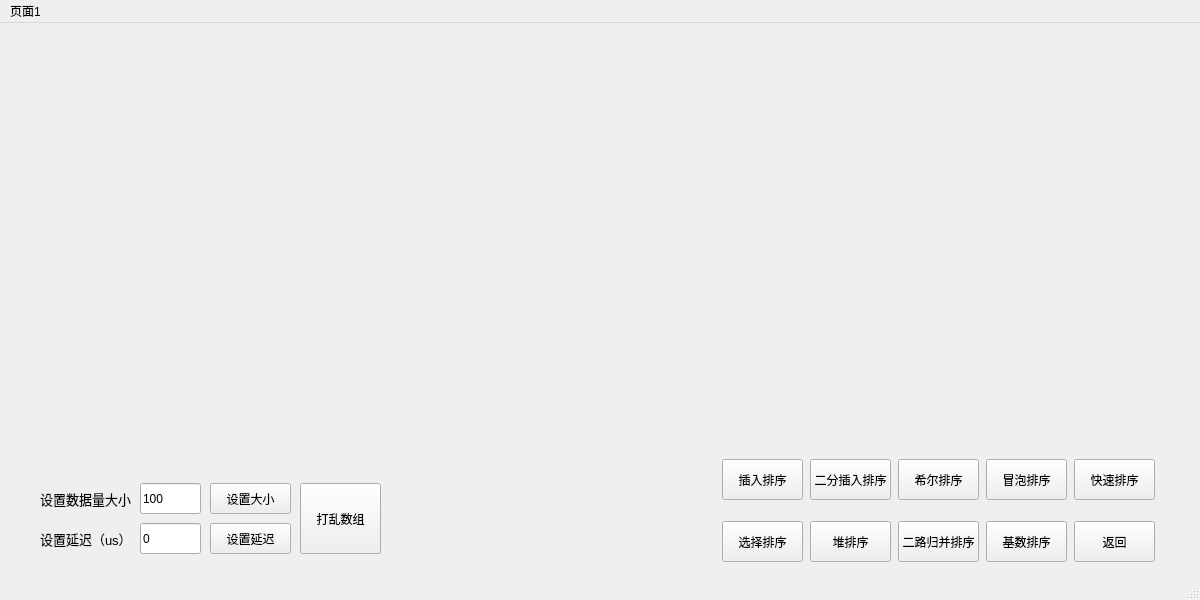
<?xml version="1.0" encoding="UTF-8"?>
<ui version="4.0">
 <class>Page1</class>
 <widget class="QMainWindow" name="Page1">
  <property name="geometry">
   <rect>
    <x>0</x>
    <y>0</y>
    <width>1200</width>
    <height>600</height>
   </rect>
  </property>
  <property name="windowTitle">
   <string>MainWindow</string>
  </property>
  <widget class="QWidget" name="centralwidget">
   <widget class="QLabel" name="label">
    <property name="geometry">
     <rect>
      <x>40</x>
      <y>460</y>
      <width>101</width>
      <height>31</height>
     </rect>
    </property>
    <property name="minimumSize">
     <size>
      <width>101</width>
      <height>0</height>
     </size>
    </property>
    <property name="font">
     <font>
      <pointsize>10</pointsize>
     </font>
    </property>
    <property name="text">
     <string>设置数据量大小</string>
    </property>
    <property name="textFormat">
     <enum>Qt::PlainText</enum>
    </property>
   </widget>
   <widget class="QLabel" name="label_2">
    <property name="geometry">
     <rect>
      <x>40</x>
      <y>500</y>
      <width>91</width>
      <height>31</height>
     </rect>
    </property>
    <property name="font">
     <font>
      <pointsize>10</pointsize>
     </font>
    </property>
    <property name="text">
     <string>设置延迟（us）</string>
    </property>
   </widget>
   <widget class="QLineEdit" name="SizeEdit">
    <property name="geometry">
     <rect>
      <x>140</x>
      <y>460</y>
      <width>61</width>
      <height>31</height>
     </rect>
    </property>
    <property name="text">
     <string>100</string>
    </property>
   </widget>
   <widget class="QPushButton" name="SetSizeButton">
    <property name="geometry">
     <rect>
      <x>210</x>
      <y>460</y>
      <width>81</width>
      <height>31</height>
     </rect>
    </property>
    <property name="text">
     <string>设置大小</string>
    </property>
   </widget>
   <widget class="QPushButton" name="SetDelayButton">
    <property name="geometry">
     <rect>
      <x>210</x>
      <y>500</y>
      <width>81</width>
      <height>31</height>
     </rect>
    </property>
    <property name="text">
     <string>设置延迟</string>
    </property>
   </widget>
   <widget class="QPushButton" name="ButtonShuffle">
    <property name="geometry">
     <rect>
      <x>300</x>
      <y>460</y>
      <width>81</width>
      <height>71</height>
     </rect>
    </property>
    <property name="text">
     <string>打乱数组</string>
    </property>
   </widget>
   <widget class="QLineEdit" name="DelayEdit">
    <property name="geometry">
     <rect>
      <x>140</x>
      <y>500</y>
      <width>61</width>
      <height>31</height>
     </rect>
    </property>
    <property name="text">
     <string>0</string>
    </property>
   </widget>
   <widget class="QPushButton" name="Button4_Bubble">
    <property name="geometry">
     <rect>
      <x>986</x>
      <y>436</y>
      <width>81</width>
      <height>41</height>
     </rect>
    </property>
    <property name="minimumSize">
     <size>
      <width>81</width>
      <height>41</height>
     </size>
    </property>
    <property name="maximumSize">
     <size>
      <width>81</width>
      <height>41</height>
     </size>
    </property>
    <property name="font">
     <font>
      <pointsize>9</pointsize>
     </font>
    </property>
    <property name="text">
     <string>冒泡排序</string>
    </property>
   </widget>
   <widget class="QPushButton" name="Button2_Binary">
    <property name="geometry">
     <rect>
      <x>810</x>
      <y>436</y>
      <width>81</width>
      <height>41</height>
     </rect>
    </property>
    <property name="minimumSize">
     <size>
      <width>81</width>
      <height>41</height>
     </size>
    </property>
    <property name="maximumSize">
     <size>
      <width>81</width>
      <height>41</height>
     </size>
    </property>
    <property name="font">
     <font>
      <pointsize>9</pointsize>
     </font>
    </property>
    <property name="text">
     <string>二分插入排序</string>
    </property>
   </widget>
   <widget class="QPushButton" name="Button8_Merge">
    <property name="geometry">
     <rect>
      <x>898</x>
      <y>498</y>
      <width>81</width>
      <height>41</height>
     </rect>
    </property>
    <property name="minimumSize">
     <size>
      <width>81</width>
      <height>41</height>
     </size>
    </property>
    <property name="maximumSize">
     <size>
      <width>81</width>
      <height>41</height>
     </size>
    </property>
    <property name="font">
     <font>
      <pointsize>9</pointsize>
     </font>
    </property>
    <property name="text">
     <string>二路归并排序</string>
    </property>
   </widget>
   <widget class="QPushButton" name="Button7_Heap">
    <property name="geometry">
     <rect>
      <x>810</x>
      <y>498</y>
      <width>81</width>
      <height>41</height>
     </rect>
    </property>
    <property name="minimumSize">
     <size>
      <width>81</width>
      <height>41</height>
     </size>
    </property>
    <property name="maximumSize">
     <size>
      <width>81</width>
      <height>41</height>
     </size>
    </property>
    <property name="font">
     <font>
      <pointsize>9</pointsize>
     </font>
    </property>
    <property name="text">
     <string>堆排序</string>
    </property>
   </widget>
   <widget class="QPushButton" name="Button5_Quick">
    <property name="geometry">
     <rect>
      <x>1074</x>
      <y>436</y>
      <width>81</width>
      <height>41</height>
     </rect>
    </property>
    <property name="minimumSize">
     <size>
      <width>81</width>
      <height>41</height>
     </size>
    </property>
    <property name="maximumSize">
     <size>
      <width>81</width>
      <height>41</height>
     </size>
    </property>
    <property name="font">
     <font>
      <pointsize>9</pointsize>
     </font>
    </property>
    <property name="text">
     <string>快速排序</string>
    </property>
   </widget>
   <widget class="QPushButton" name="Button6_Selection">
    <property name="geometry">
     <rect>
      <x>722</x>
      <y>498</y>
      <width>81</width>
      <height>41</height>
     </rect>
    </property>
    <property name="minimumSize">
     <size>
      <width>81</width>
      <height>41</height>
     </size>
    </property>
    <property name="maximumSize">
     <size>
      <width>81</width>
      <height>41</height>
     </size>
    </property>
    <property name="font">
     <font>
      <pointsize>9</pointsize>
     </font>
    </property>
    <property name="text">
     <string>选择排序</string>
    </property>
   </widget>
   <widget class="QPushButton" name="Button9_Radix">
    <property name="geometry">
     <rect>
      <x>986</x>
      <y>498</y>
      <width>81</width>
      <height>41</height>
     </rect>
    </property>
    <property name="minimumSize">
     <size>
      <width>81</width>
      <height>41</height>
     </size>
    </property>
    <property name="maximumSize">
     <size>
      <width>81</width>
      <height>41</height>
     </size>
    </property>
    <property name="font">
     <font>
      <pointsize>9</pointsize>
     </font>
    </property>
    <property name="text">
     <string>基数排序</string>
    </property>
   </widget>
   <widget class="QPushButton" name="Button3_Shell">
    <property name="geometry">
     <rect>
      <x>898</x>
      <y>436</y>
      <width>81</width>
      <height>41</height>
     </rect>
    </property>
    <property name="minimumSize">
     <size>
      <width>81</width>
      <height>41</height>
     </size>
    </property>
    <property name="maximumSize">
     <size>
      <width>81</width>
      <height>41</height>
     </size>
    </property>
    <property name="font">
     <font>
      <pointsize>9</pointsize>
     </font>
    </property>
    <property name="text">
     <string>希尔排序</string>
    </property>
   </widget>
   <widget class="QPushButton" name="Button1_Insert">
    <property name="geometry">
     <rect>
      <x>722</x>
      <y>436</y>
      <width>81</width>
      <height>41</height>
     </rect>
    </property>
    <property name="minimumSize">
     <size>
      <width>81</width>
      <height>41</height>
     </size>
    </property>
    <property name="maximumSize">
     <size>
      <width>81</width>
      <height>41</height>
     </size>
    </property>
    <property name="font">
     <font>
      <pointsize>9</pointsize>
     </font>
    </property>
    <property name="text">
     <string>插入排序</string>
    </property>
   </widget>
   <widget class="QPushButton" name="BackButton">
    <property name="geometry">
     <rect>
      <x>1074</x>
      <y>498</y>
      <width>81</width>
      <height>41</height>
     </rect>
    </property>
    <property name="minimumSize">
     <size>
      <width>81</width>
      <height>41</height>
     </size>
    </property>
    <property name="maximumSize">
     <size>
      <width>81</width>
      <height>41</height>
     </size>
    </property>
    <property name="text">
     <string>返回</string>
    </property>
   </widget>
  </widget>
  <widget class="QMenuBar" name="menubar">
   <property name="geometry">
    <rect>
     <x>0</x>
     <y>0</y>
     <width>1200</width>
     <height>17</height>
    </rect>
   </property>
   <widget class="QMenu" name="menu_1">
    <property name="title">
     <string>页面1</string>
    </property>
   </widget>
   <addaction name="menu_1"/>
  </widget>
  <widget class="QStatusBar" name="statusbar"/>
 </widget>
 <resources/>
 <connections/>
</ui>
